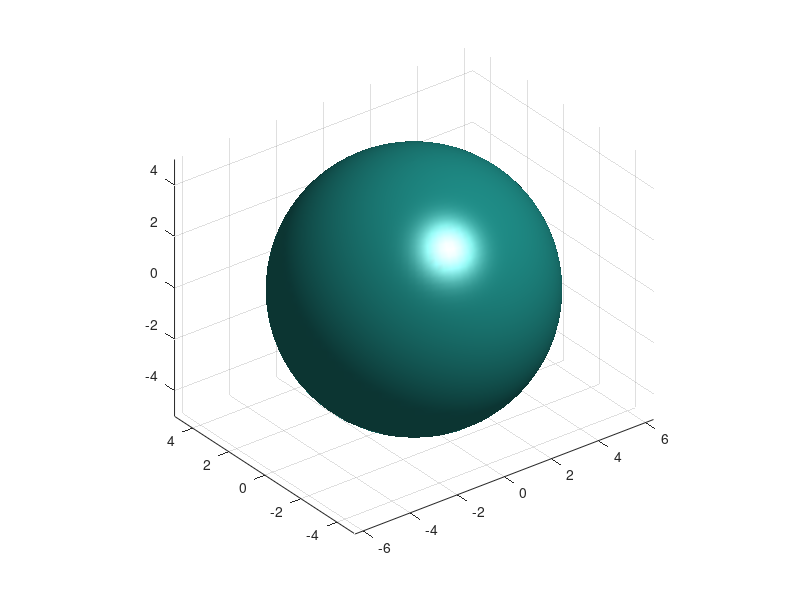

The MATLAB source for this figure:
%% Computation Part
clc; clear; close all;

% Parameters
nTheta = 100;    % Angular resolution
nR = 50;         % Radial resolution
nFrames = 200;   % Number of animation frames
r = 5;           % Base radius

% Generate circle grid (polar coordinates)
[theta, radius] = meshgrid(linspace(0, 2*pi, nTheta), linspace(0, r, nR));
x = radius .* cos(theta);
y = radius .* sin(theta);
z = zeros(size(x));

% Precompute cone heights
z_cone = zeros([size(x), nFrames]);
for t = 1:nFrames
    time_z = t / nFrames;
    z_cone(:,:,t) = r * time_z * (1 - radius/r);
end

% Precompute sphere coordinates
phi = pi - acos(radius / r)*2;   % polar angle for sphere
x_s = r * sin(phi) .* cos(theta);
y_s = r * sin(phi) .* sin(theta);
z_s = r * cos(phi);

% Precompute sphere animation frames
x_s_frames = zeros([size(x), nFrames]);
y_s_frames = zeros([size(y), nFrames]);
z_s_frames = zeros([size(z), nFrames]);
for t = 1:nFrames
    alpha = t / nFrames;
    x_s_frames(:,:,t) = (1-alpha)*x + alpha*x_s;
    y_s_frames(:,:,t) = (1-alpha)*y + alpha*y_s;
    z_s_frames(:,:,t) = (1-alpha)*z_cone(:,:,end) + alpha*z_s;
end

%% Animation Part
figure;
axis equal;
grid on;
hold on;

h = surf(x, y, z, 'FaceColor', 'interp', 'EdgeColor', 'none');
view(3);
camlight; lighting gouraud;

% Animate circle → cone
for t = 1:nFrames
    set(h, 'ZData', z_cone(:,:,t));
    drawnow;
    pause(0.01);
end

pause(0.5);

% Animate cone → sphere
for t = 1:nFrames
    set(h, 'XData', x_s_frames(:,:,t), ...
           'YData', y_s_frames(:,:,t), ...
           'ZData', z_s_frames(:,:,t));
    drawnow;
    pause(0.01);
end
